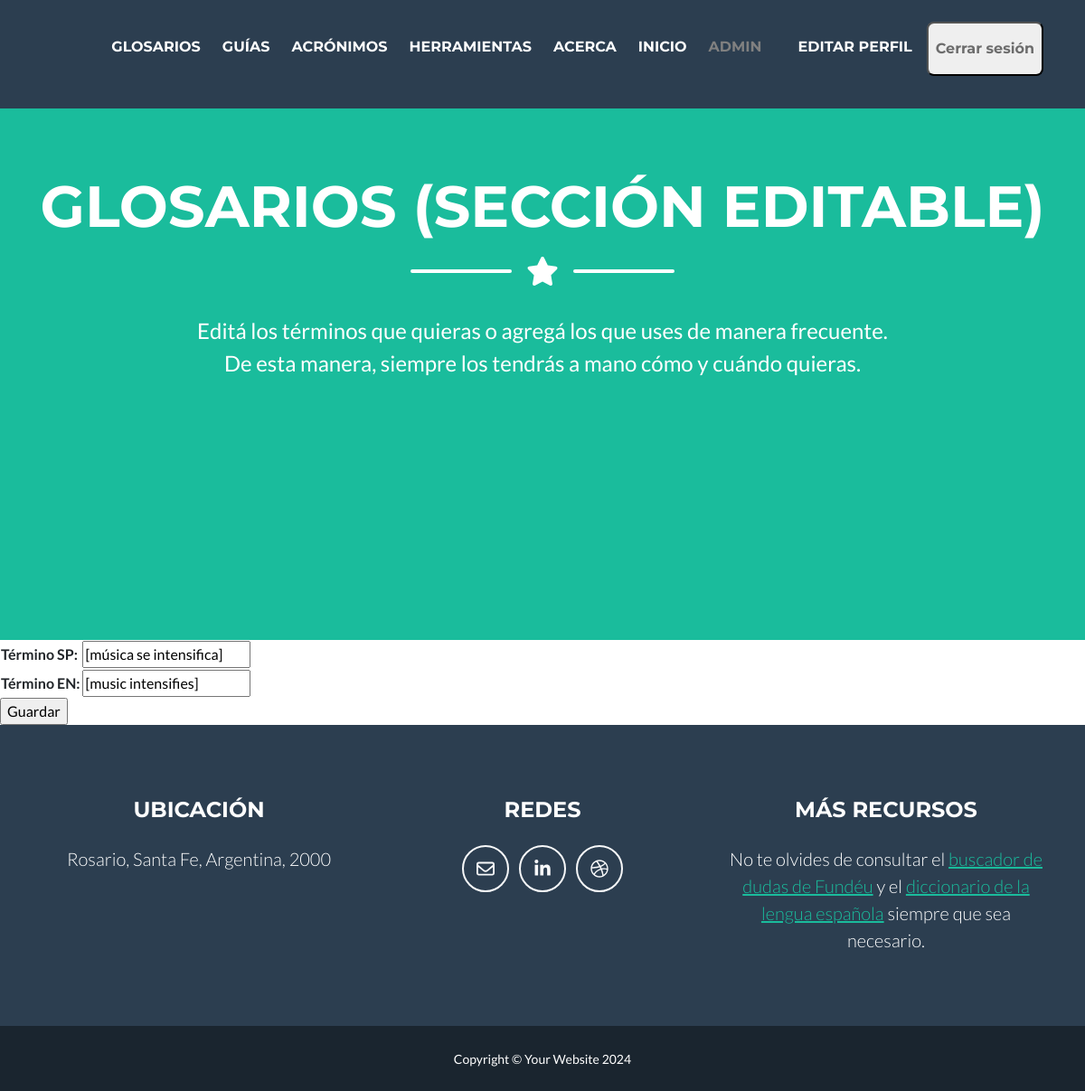
/glosariosUpdate/3/ (signed in), run on the app's committed database.
### aplicacion/models.py (models this page shows, shortened)
class Glosarios(models.Model):
    Término_EN = models.CharField(max_length=100)
    Término_SP = models.CharField(max_length=100)
    class Meta:
        verbose_name = "Glosarios"
        verbose_name_plural = "Glosarios"

### aplicacion/views.py (the view)
# urls.py: path('glosariosUpdate/<int:pk>/', GlosariosUpdate.as_view(), name="glosariosUpdate"),
class GlosariosUpdate(UpdateView, LoginRequiredMixin):
    model = Glosarios
    fields = ["Término_SP", "Término_EN"]
    success_url = reverse_lazy("glosarios")

### aplicacion/templates/aplicacion/glosarios_form.html (shortened to what this page needs)
{% extends "aplicacion/index.html" %}
{% block inicio %}
<li class="nav-item mx-0 mx-lg-1"><a class="nav-link py-3 px-0 px-lg-2 rounded" href="{% url 'home' %}">Inicio</a></li>
{% endblock inicio %}
{% block  titulo%}
<header class="masthead bg-primary text-white text-center">
    <div class="container d-flex align-items-center flex-column">
        <h1 class="masthead-heading text-uppercase mb-0">Glosarios (Sección editable)</h1>
        <div class="divider-custom divider-light">
            <div class="divider-custom-line"></div>
            <div class="divider-custom-icon"><i class="fas fa-star"></i></div>
            <div class="divider-custom-line"></div>
        </div>
        <p class="masthead-subheading font-weight-light mb-0">Editá los términos que quieras o agregá los que uses de manera frecuente.<br>De esta manera, siempre los tendrás a mano cómo y cuándo quieras.</p>
    </div>
</header>
{% endblock titulo%}
{% block contenido %}
<form action="" method="post">
    <table>
        {{ form.as_table}}
    </table>
    <input type="submit" value="Guardar">
</form>
{% endblock contenido %}

### aplicacion/templates/aplicacion/index.html (shortened to what this page needs)
<!DOCTYPE html>
<html lang="en">
    <head>
        {% load static %}
        <link href="{% static 'css/styles.css' %}" rel="stylesheet" />
        <link rel="stylesheet" href="https://cdnjs.cloudflare.com/ajax/libs/font-awesome/6.4.0/css/all.min.css">
    </head>
    <body id="page-top">
        <nav class="navbar navbar-expand-lg bg-secondary text-uppercase fixed-top" id="mainNav">
            <div class="container">
                <div class="collapse navbar-collapse" id="navbarResponsive">
                    <ul class="navbar-nav ms-auto">
                        {% if user.is_authenticated %}
                        <li class="nav-item mx-0 mx-lg-1"><a class="nav-link py-3 px-0 px-lg-2 rounded" href="{% url 'glosarios'%}">Glosarios</a></li>
                        <li class="nav-item mx-0 mx-lg-1"><a class="nav-link py-3 px-0 px-lg-2 rounded" href="{% url 'guías'%}">Guías</a></li>
                        <li class="nav-item mx-0 mx-lg-1"><a class="nav-link py-3 px-0 px-lg-2 rounded" href="{% url 'acrónimos'%}">Acrónimos</a></li>
                        <li class="nav-item mx-0 mx-lg-1"><a class="nav-link py-3 px-0 px-lg-2 rounded" href="{% url 'herramientas'%}">herramientas</a></li>
                        <li class="nav-item mx-0 mx-lg-1"><a class="nav-link py-3 px-0 px-lg-2 rounded" href="{% url 'acerca'%}">Acerca</a></li>
                        {% block inicio %}{% endblock inicio %}
                        <li class="nav-item mx-0 mx-lg-1"><p  class="nav-link py-3 px-0 px-lg-2 rounded" style="color:gray">{{user.username}}</p></li>
                        <div class="text-center">
                            <a  class="nav-link py-2 px-0 px-lg-2 rounded"href="{% url 'agregar_avatar' %}" ><img src="{{ request.session.avatar }}" height="40px" weight="40px"/></a>
                        </div>
                        <li class="nav-item mx-0 mx-lg-1"><a class="nav-link py-3 px-0 px-lg-2 rounded" href="{% url 'perfil'%}">Editar perfil</a></li>
                        <li class="nav-item mx-0 mx-lg-1"><form action="{% url 'logout' %}" method="post">
                            <button type="submit" class="nav-link py-3 px-0 px-lg-2 rounded">Cerrar sesión</button>
                        </form></li>
                        {% endif %}
                    </ul>
                </div>
            </div>
        </nav>
        {% block  titulo%}{% endblock titulo%}
        {% block contenido %}{% endblock contenido %}
        <footer class="footer text-center">
            <div class="container">
                <div class="row">
                    <div class="col-lg-4 mb-5 mb-lg-0">
                        <h4 class="text-uppercase mb-4">Ubicación</h4>
                        <p class="lead mb-0">
                            Rosario, Santa Fe, Argentina, 2000
                        </p>
                    </div>
                    <div class="col-lg-4 mb-5 mb-lg-0">
                        <h4 class="text-uppercase mb-4">Redes</h4>
                        <a class="btn btn-outline-light btn-social mx-1" target="_blank" href="mailto:fedredebora@gmail.com"><i class="fa-regular fa-envelope"></i></a>
                        <a class="btn btn-outline-light btn-social mx-1" target="_blank" href="https://www.linkedin.com/in/d%C3%A9borafedre/"><i class="fab fa-fw fa-linkedin-in"></i></a>
                        <a class="btn btn-outline-light btn-social mx-1" target="_blank" href="https://debofedre.github.io/Traducci-n-audiovisual-accesible/"><i class="fab fa-fw fa-dribbble"></i></a>
                    </div>
                    <div class="col-lg-4">
                        <h4 class="text-uppercase mb-4">Más recursos</h4>
                        <p class="lead mb-0">
                            No te olvides de consultar el <a href="https://www.fundeu.es/" target="_blank">buscador de dudas de Fundéu</a> y el <a href="https://dle.rae.es/" target="_blank">diccionario de la lengua española</a> siempre que sea necesario.
                        </p>
                    </div>
                </div>
            </div>
        </footer>
        <div class="copyright py-4 text-center text-white">
            <div class="container"><small>Copyright &copy; Your Website 2024</small></div>
        </div>
    </body>
</html>

### data on the page
Glosarios: Término_SP "[música se intensifica]", Término_EN "[music intensifies]"

### other printed values
{{ user.username }} "ADMIN"
